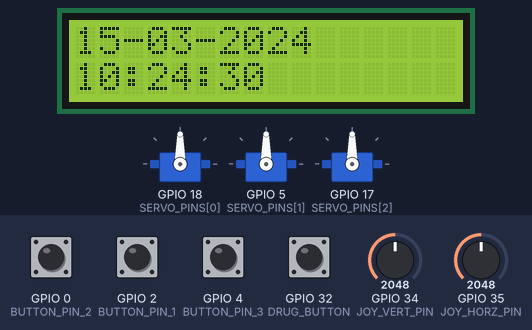
The sketch below on a simulated ESP32. Shown: 16×2 character LCD, 3 × servo. The test bench sets the inputs (shaded band); at power-on: GPIO 0 (BUTTON_PIN_2), GPIO 2 (BUTTON_PIN_1), GPIO 4 (BUTTON_PIN_3), GPIO 32 (DRUG_BUTTON) HIGH, GPIO 35 (JOY_HORZ_PIN) = 2048, GPIO 34 (JOY_VERT_PIN) = 2048. The local clock reads 2024-03-15 10:24:30 at power-on unless the sketch sets it; what the sketch prints to the serial monitor is not drawn.

Above: at 0.1 s.
1.3 s: GPIO 2 (BUTTON_PIN_1) pulled LOW for 0.15 s
At 3.4 s:
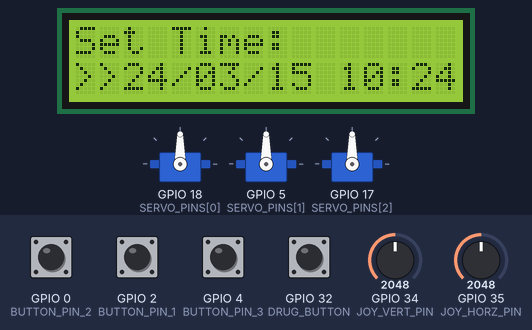
4.0 s: GPIO 35 (JOY_HORZ_PIN) set to 0
At 5.1 s:
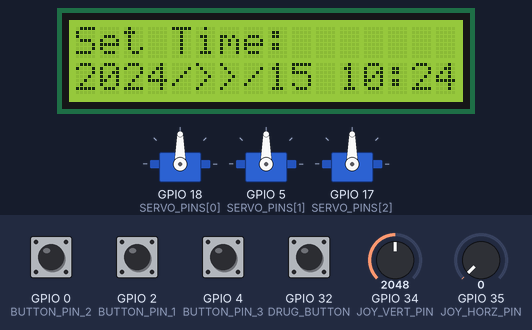
7.0 s: GPIO 2 (BUTTON_PIN_1) pulled LOW for 1 s
At 7.39 s:
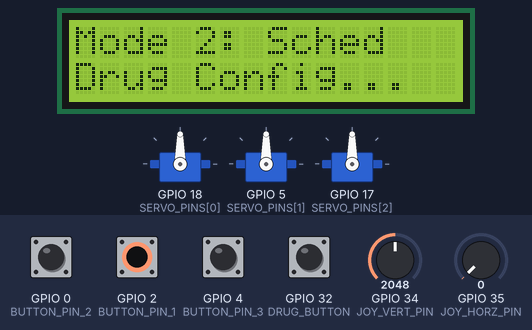
8.6 s: GPIO 32 (DRUG_BUTTON) pulled LOW for 0.15 s
9.3 s: GPIO 34 (JOY_VERT_PIN) set to 0
At 9.55 s:
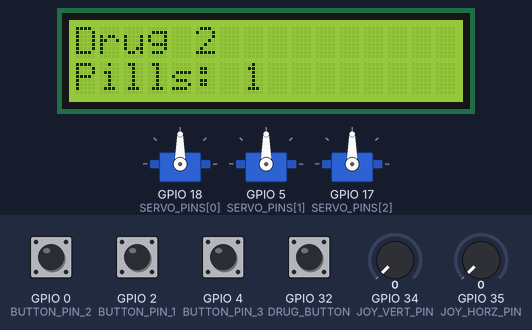
12.2 s: GPIO 32 (DRUG_BUTTON) pulled LOW for 1 s
At 13.3 s:
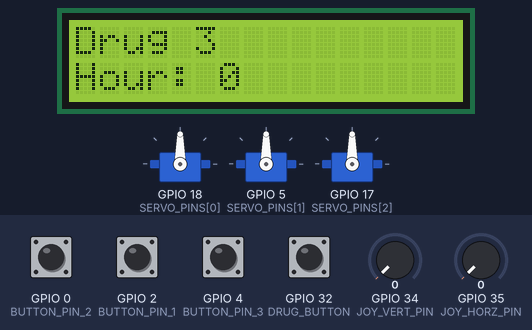
Timing chart, 0 to 14.8 s (numbered marks = the images above; inputs shaded):
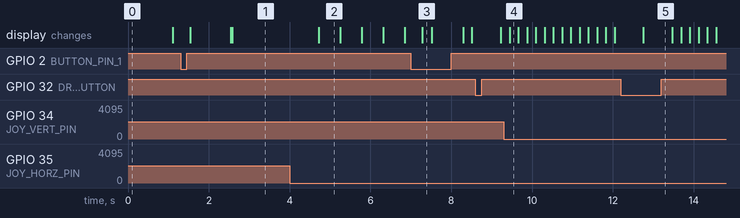

Measured:
- after the input at 1.3 s, the display: first changes after 0.23 s (image 1 shows a later state)
- after the input at 4.0 s, the display: changes after 0.72 s (image 2)
- after the input at 7.0 s, the display: changes after 0.28 s (image 3)
- what the display in image 2 shows lasts 0.5 s, from 4.7 s to 5.2 s

The sketch:

main.ino.ino
```cpp
#include "hardware.h"
#include "tasks.h"

void setup() {
  // 1) Initialize hardware (LCD, RTC, servos, pins, etc.)
  hardwareInit();

  // 2) Create tasks
  //    - We'll pin the tasks as in the previous example, or you can omit the last param for "auto" core assignment.
  xTaskCreatePinnedToCore(TaskCheckButtons, "CheckButtons", 2048, NULL, 2, NULL, 0);

  // Mode tasks
  xTaskCreatePinnedToCore(TaskMode0, "Mode0", 4096, NULL, 1, &handleMode0, 1);
  xTaskCreatePinnedToCore(TaskMode1, "Mode1", 4096, NULL, 1, &handleMode1, 1);
  xTaskCreatePinnedToCore(TaskMode2, "Mode2", 4096, NULL, 1, &handleMode2, 1);

  // mode=0 initially, so we want only TaskMode0 running.
  // Suspend TaskMode1 & TaskMode2
  vTaskSuspend(handleMode1);
  vTaskSuspend(handleMode2);

  Serial.println("Setup complete. Mode0 task running, others suspended.");
}

void loop() {
  // Minimal or empty. FreeRTOS tasks do the heavy lifting.
  vTaskDelay(1);
}
```

hardware.cpp
```cpp
#include "hardware.h"

// ------------------ Pin Definitions ------------------
const int JOY_VERT_PIN  = 34;
const int JOY_HORZ_PIN  = 35;
const int DRUG_BUTTON   = 32;

const int BUTTON_PIN_1  = 2;
const int BUTTON_PIN_2  = 0;
const int BUTTON_PIN_3  = 4;

const int LCD_SDA_PIN   = 21;
const int LCD_SCL_PIN   = 22;
const int LCD_ADDRESS   = 0x27;

const int SERVO_PINS[3] = {18, 5, 17};

// ------------------ Hardware Objects ------------------
LiquidCrystal_I2C lcd(LCD_ADDRESS, 16, 2);
RTC_DS3231 rtc;

Servo servos[3];
bool servoActionExecuted[3] = {false, false, false};

// ------------------ Drug Data ------------------
String drugNames[3]       = {"Drug1", "Drug2", "Drug3"};
int frequencyChoices[3]    = {0, 0, 0};
int pillCounts[3]          = {0, 0, 0};
int drugDays[3]            = {0, 0, 0};
int drugHours[3]           = {0, 0, 0};
int drugMinutes[3]         = {0, 0, 0};

int tempFrequency          = 1;
int tempDay                = 0;
int tempHour               = 0;
int tempMinute             = 0;
int tempPillCount          = 1;

int currentIndex           = 0;
int currentField           = 0;
String fieldNames[5]       = {"Freq", "Day", "Hour", "Min", "Pills"};

volatile int mode          = 0; // 0=normal,1=time-set,2=scheduling

// -------------------------------------------------------
//            Implementation of Hardware Functions
// -------------------------------------------------------
void hardwareInit()
{
  // Serial for debug
  Serial.begin(115200);

  // Initialize I2C for LCD & RTC
  Wire.begin(LCD_SDA_PIN, LCD_SCL_PIN);

  // LCD
  lcd.init();
  lcd.backlight();

  if (!rtc.begin()) {
    Serial.println("RTC initialization failed!");
    lcd.print("RTC Error");
    // could block here if needed
    while (1) { delay(1000); }
  }

  // Servos
  for (int i = 0; i < 3; i++) {
    servos[i].attach(SERVO_PINS[i]);
    servos[i].write(90); // initial position
  }

  // Pins
  pinMode(JOY_VERT_PIN,  INPUT);
  pinMode(JOY_HORZ_PIN,  INPUT);
  pinMode(DRUG_BUTTON,   INPUT_PULLUP);
  pinMode(BUTTON_PIN_1,  INPUT_PULLUP);
  pinMode(BUTTON_PIN_2,  INPUT_PULLUP);
  pinMode(BUTTON_PIN_3,  INPUT_PULLUP);

  Serial.println("hardwareInit: done.");
}

void displayRTCDateTime() {
  DateTime now = rtc.now();
  lcd.setCursor(0, 0);
  lcd.printf("%02d-%02d-%04d", now.day(), now.month(), now.year());
  lcd.setCursor(0, 1);
  lcd.printf("%02d:%02d:%02d", now.hour(), now.minute(), now.second());
}

void dispenseDrug(int index) {
  if (index < 0 || index >= 3) {
    Serial.println("Invalid drug index.");
    return;
  }
  lcd.clear();
  lcd.setCursor(0, 0);
  lcd.print("Dispensing drug:");
  lcd.setCursor(0, 1);
  lcd.print(drugNames[index]);
  vTaskDelay(2000 / portTICK_PERIOD_MS);

  for (int i = 0; i < pillCounts[index]; i++) {
    servos[index].write(0);
    vTaskDelay(500 / portTICK_PERIOD_MS);
    servos[index].write(90);
    vTaskDelay(500 / portTICK_PERIOD_MS);
  }
  servoActionExecuted[index] = true;
  lcd.clear();
}

// -------------------------------------------------------
//               Other "Helper" Functions
// -------------------------------------------------------
void handleJoystick(int xValue, int yValue) {
  // Horizontal for field navigation
  if (xValue == 4095) {
    currentField = (currentField - 1 + 5) % 5;
  } else if (xValue == 0) {
    currentField = (currentField + 1) % 5;
  }

  // Vertical for increment/decrement
  if (yValue == 0) {
    // Decrement
    switch (currentField) {
      case 0: tempFrequency = constrain(tempFrequency - 1, 1, 3); break;
      case 1: tempDay       = constrain(tempDay - 1, 0, 31);      break;
      case 2: tempHour      = constrain(tempHour - 1, 0, 23);     break;
      case 3: tempMinute    = constrain(tempMinute - 1, 0, 59);   break;
      case 4: tempPillCount = constrain(tempPillCount - 1, 1, 10);break;
    }
  } else if (yValue == 4095) {
    // Increment
    switch (currentField) {
      case 0: tempFrequency = constrain(tempFrequency + 1, 1, 3); break;
      case 1: tempDay       = constrain(tempDay + 1, 0, 31);      break;
      case 2: tempHour      = constrain(tempHour + 1, 0, 23);     break;
      case 3: tempMinute    = constrain(tempMinute + 1, 0, 59);   break;
      case 4: tempPillCount = constrain(tempPillCount + 1, 1, 10);break;
    }
  }
}

void loadTempValues() {
  tempFrequency = frequencyChoices[currentIndex];
  tempDay       = drugDays[currentIndex];
  tempHour      = drugHours[currentIndex];
  tempMinute    = drugMinutes[currentIndex];
  tempPillCount = pillCounts[currentIndex];
}

void saveDrugDetails() {
  frequencyChoices[currentIndex] = tempFrequency;
  drugDays[currentIndex]        = tempDay;
  drugHours[currentIndex]       = tempHour;
  drugMinutes[currentIndex]     = tempMinute;
  pillCounts[currentIndex]      = tempPillCount;

  Serial.print("Saved => Drug #");
  Serial.print(currentIndex + 1);
  Serial.print(": Freq=");
  Serial.print(tempFrequency);
  Serial.print(", Day=");
  Serial.print(tempDay);
  Serial.print(", Hour=");
  Serial.print(tempHour);
  Serial.print(", Min=");
  Serial.print(tempMinute);
  Serial.print(", Pills=");
  Serial.println(tempPillCount);
}

void updateLCD2() {
  lcd.clear();
  lcd.setCursor(0, 0);
  lcd.print("Drug ");
  lcd.print(currentIndex + 1);

  lcd.setCursor(0, 1);
  lcd.print(fieldNames[currentField]);
  lcd.print(": ");
  switch (currentField) {
    case 0: lcd.print(tempFrequency); break;
    case 1: lcd.print(tempDay);       break;
    case 2: lcd.print(tempHour);      break;
    case 3: lcd.print(tempMinute);    break;
    case 4: lcd.print(tempPillCount); break;
  }
}

void changeDrugIndex() {
  currentIndex = (currentIndex + 1) % 3;
  loadTempValues();
  Serial.print("Switched to Drug ");
  Serial.println(currentIndex + 1);
}

// The "blocking" time-set function
void setTimeUsingJoystick() {
  DateTime currentTime = rtc.now();
  int year   = currentTime.year();
  int month  = currentTime.month();
  int day    = currentTime.day();
  int hour   = currentTime.hour();
  int minute = currentTime.minute();
  int selectedField = 0;

  lcd.clear();
  lcd.setCursor(0, 0);
  lcd.print("Set Time:");

  while (digitalRead(BUTTON_PIN_2) == HIGH &&
         digitalRead(BUTTON_PIN_3) == HIGH &&
         digitalRead(BUTTON_PIN_1) == HIGH)
  {
    // Display date/time
    lcd.setCursor(0, 1);
    lcd.print("                "); // clear line
    lcd.setCursor(0, 1);
    lcd.printf("%04d/%02d/%02d %02d:%02d",
               year, month, day, hour, minute);

    // Indicate current field
    switch (selectedField) {
      case 0: lcd.setCursor(0, 1);  lcd.print(">>"); break; // Year
      case 1: lcd.setCursor(5, 1);  lcd.print(">>"); break; // Month
      case 2: lcd.setCursor(8, 1);  lcd.print(">>"); break; // Day
      case 3: lcd.setCursor(11, 1); lcd.print(">>"); break; // Hour
      case 4: lcd.setCursor(14, 1); lcd.print(">>"); break; // Minute
    }

    // Joystick
    int vertical   = analogRead(JOY_VERT_PIN);
    int horizontal = analogRead(JOY_HORZ_PIN);

    // Increment or decrement the selected field
    if (vertical == 4095) {
      if (selectedField == 0) year++;
      else if (selectedField == 1) month = (month % 12) + 1;
      else if (selectedField == 2) day   = (day % 31) + 1;
      else if (selectedField == 3) hour  = (hour + 1) % 24;
      else if (selectedField == 4) minute= (minute + 1) % 60;
    }
    else if (vertical == 0) {
      if (selectedField == 0) year--;
      else if (selectedField == 1) month  = (month == 1 ? 12 : month - 1);
      else if (selectedField == 2) day    = (day == 1 ? 31 : day - 1);
      else if (selectedField == 3) hour   = (hour - 1 + 24) % 24;
      else if (selectedField == 4) minute = (minute - 1 + 60) % 60;
    }

    // Move between fields
    if (horizontal == 4095) { // left
      selectedField = (selectedField - 1 + 5) % 5;
    } else if (horizontal == 0) { // right
      selectedField = (selectedField + 1) % 5;
    }

    vTaskDelay(500 / portTICK_PERIOD_MS);
  }

  // After editing
  if (digitalRead(BUTTON_PIN_2) == LOW) {
    // Save
    rtc.adjust(DateTime(year, month, day, hour, minute, 0));
    lcd.clear();
    lcd.setCursor(0, 0);
    lcd.print("Time Updated!");
    vTaskDelay(2000 / portTICK_PERIOD_MS);
    lcd.clear();
    mode = 0;
  }
  else if (digitalRead(BUTTON_PIN_3) == LOW) {
    // Cancel
    lcd.clear();
    lcd.setCursor(0, 0);
    lcd.print("Edit Cancelled");
    vTaskDelay(2000 / portTICK_PERIOD_MS);
    lcd.clear();
    mode = 0;
  }
}

void Scheduling() {
  // blocking loop until Button 2 or 3 is pressed
  while (digitalRead(BUTTON_PIN_2) == HIGH &&
         digitalRead(BUTTON_PIN_3) == HIGH)
  {
    int yValue = analogRead(JOY_VERT_PIN);
    int xValue = analogRead(JOY_HORZ_PIN);

    handleJoystick(xValue, yValue);

    if (digitalRead(DRUG_BUTTON) == LOW) {
      changeDrugIndex();
      vTaskDelay(500 / portTICK_PERIOD_MS);
    }

    // Update the LCD
    updateLCD2();
    vTaskDelay(200 / portTICK_PERIOD_MS);
  }
  // If Button 2 is pressed, save
  if (digitalRead(BUTTON_PIN_2) == LOW) {
    saveDrugDetails();
  }
  // Exit scheduling
  mode = 0;
}
```

hardware.h
```cpp
#ifndef HARDWARE_H
#define HARDWARE_H

#include <Arduino.h>
#include <Wire.h>
#include <LiquidCrystal_I2C.h>
#include <RTClib.h>
#include <ESP32Servo.h>

// ------------------ Pin Definitions ------------------
extern const int JOY_VERT_PIN;
extern const int JOY_HORZ_PIN;
extern const int DRUG_BUTTON;

extern const int BUTTON_PIN_1;
extern const int BUTTON_PIN_2;
extern const int BUTTON_PIN_3;

extern const int LCD_SDA_PIN;
extern const int LCD_SCL_PIN;
extern const int LCD_ADDRESS;

extern const int SERVO_PINS[3];

// ------------------ Hardware Objects ------------------
extern LiquidCrystal_I2C lcd;   // The LCD
extern RTC_DS3231 rtc;          // The RTC

extern Servo servos[3];
extern bool servoActionExecuted[3];

// ------------------ Drug Data ------------------
extern String drugNames[3];
extern int frequencyChoices[3];
extern int pillCounts[3];
extern int drugDays[3];
extern int drugHours[3];
extern int drugMinutes[3];

// For scheduling, etc.
extern int tempFrequency;
extern int tempDay;
extern int tempHour;
extern int tempMinute;
extern int tempPillCount;

extern int currentIndex;
extern int currentField;
extern String fieldNames[5];

// Shared mode variable
extern volatile int mode;

// ------------------ Functions ------------------
void hardwareInit();
void displayRTCDateTime();
void dispenseDrug(int index);

// If you want them here, you can also put the joystick & scheduling helpers here:
void handleJoystick(int xValue, int yValue);
void loadTempValues();
void saveDrugDetails();
void updateLCD2();
void changeDrugIndex();
void setTimeUsingJoystick();
void Scheduling();

#endif
```

tasks.cpp
```cpp
#include "tasks.h"
#include "hardware.h"  // So we can use 'mode', the LCD, etc.

// Task handles
TaskHandle_t handleMode0 = NULL;
TaskHandle_t handleMode1 = NULL;
TaskHandle_t handleMode2 = NULL;

/**
 * TaskCheckButtons:
 *   Continuously reads BUTTON_PIN_1 to cycle through modes (0->1->2->0).
 *   Suspends the old mode task and resumes the new one.
 */
void TaskCheckButtons(void *pvParams) {
  static int lastMode = 0;
  for (;;) {
    if (digitalRead(BUTTON_PIN_1) == LOW) {
      vTaskDelay(200 / portTICK_PERIOD_MS); // debounce
      mode = (mode + 1) % 3;
      Serial.printf("Mode changed to: %d\n", mode);

      // Suspend the old mode's task
      if (lastMode == 0 && handleMode0) vTaskSuspend(handleMode0);
      if (lastMode == 1 && handleMode1) vTaskSuspend(handleMode1);
      if (lastMode == 2 && handleMode2) vTaskSuspend(handleMode2);

      // Resume the new mode's task
      if (mode == 0 && handleMode0) vTaskResume(handleMode0);
      if (mode == 1 && handleMode1) vTaskResume(handleMode1);
      if (mode == 2 && handleMode2) vTaskResume(handleMode2);

      lastMode = mode;
    }
    vTaskDelay(50 / portTICK_PERIOD_MS);
  }
}

/**
 * TaskMode0 (Normal Dispensing & RTC Display):
 *   Runs in a loop, but only if this task is not suspended.
 */
void TaskMode0(void *pvParams) {
  for (;;) {
    // Clear & display time
    lcd.clear();
    displayRTCDateTime();

    DateTime now = rtc.now();
    // Automatic dispensing checks
    for (int i = 0; i < 3; i++) {
      bool executeServo = false;
      if (frequencyChoices[i] == 1) {
        // Daily
        if (now.hour() == drugHours[i] && now.minute() == drugMinutes[i]) {
          executeServo = true;
        }
      }
      else if (frequencyChoices[i] == 2) {
        // Weekly
        if (now.dayOfTheWeek() == drugDays[i] &&
            now.hour()         == drugHours[i] &&
            now.minute()       == drugMinutes[i]) {
          executeServo = true;
        }
      }
      else if (frequencyChoices[i] == 3) {
        // Monthly
        if (now.day()    == drugDays[i] &&
            now.hour()   == drugHours[i] &&
            now.minute() == drugMinutes[i]) {
          executeServo = true;
        }
      }

      if (executeServo && !servoActionExecuted[i]) {
        dispenseDrug(i);
      }
    }

    // Reset servo flags at the start of each hour
    if (now.minute() == 0 && now.second() == 0) {
      for (int i = 0; i < 3; i++) {
        servoActionExecuted[i] = false;
      }
    }

    // Update once per second, or as you prefer
    vTaskDelay(1000 / portTICK_PERIOD_MS);
  }
}

/**
 * TaskMode1 (Time-Setting via Joystick):
 *   Only runs when mode=1 is active (not suspended).
 */
void TaskMode1(void *pvParams) {
  for (;;) {
    lcd.clear();
    lcd.setCursor(0, 0);
    lcd.print("Mode 1: Time");
    lcd.setCursor(0, 1);
    lcd.print("Setting...");
    vTaskDelay(1000 / portTICK_PERIOD_MS);

    // The blocking time-set function
    setTimeUsingJoystick();  // sets mode=0 when done

    // small pause
    vTaskDelay(500 / portTICK_PERIOD_MS);
  }
}

/**
 * TaskMode2 (Drug Scheduling):
 *   Only runs when mode=2 is active.
 */
void TaskMode2(void *pvParams) {
  for (;;) {
    lcd.clear();
    lcd.setCursor(0, 0);
    lcd.print("Mode 2: Sched");
    lcd.setCursor(0, 1);
    lcd.print("Drug Config...");
    vTaskDelay(1000 / portTICK_PERIOD_MS);

    // The blocking scheduling function
    Scheduling();  // sets mode=0 when done

    vTaskDelay(500 / portTICK_PERIOD_MS);
  }
}
```

tasks.h
```cpp
#ifndef TASKS_H
#define TASKS_H

#include <Arduino.h>

// We need to declare TaskHandle_t for each mode
extern TaskHandle_t handleMode0;
extern TaskHandle_t handleMode1;
extern TaskHandle_t handleMode2;

// Mode tasks
void TaskCheckButtons(void *pvParams);
void TaskMode0       (void *pvParams);
void TaskMode1       (void *pvParams);
void TaskMode2       (void *pvParams);

#endif
```
